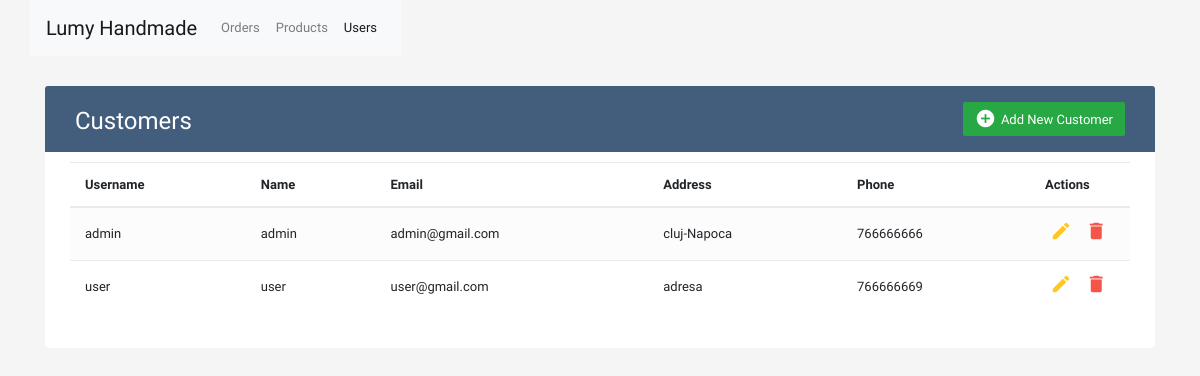
The app's page /users.php (signed in) with its own data.
### tables this page shows
CREATE TABLE `users` (
  `UserID` int(11) NOT NULL,
  `UserName` varchar(128) DEFAULT NULL,
  `Password` varchar(128) DEFAULT NULL,
  `CustomerName` varchar(255) DEFAULT NULL,
  `CustomerPhoneNumber` int(15) DEFAULT NULL,
  `CustomerEmail` varchar(255) DEFAULT NULL,
  `CustomerAddress` varchar(255) DEFAULT NULL,
  `admin` tinyint(1) NOT NULL DEFAULT '0'
);

### inc/helpers.php (called while the page is built, shortened)
<?php
function get_users() {
	global $link;
	$users = [];
	$sql = "SELECT * FROM `users`";
	$stmt = $link->prepare($sql);
	$stmt->execute();
	$result = $stmt->get_result();
	$result_i = 0;
	while ($row = $result->fetch_array(MYSQLI_NUM)) {
		$fields = $result -> fetch_fields();
		foreach ($row as $index => $column) {
			$users[$result_i][$fields[$index]->name] = $column;
		}
		$result_i++;
	}
	return $users;
}
function get_user_by_id($id) {
	global $link;
	$sql = "SELECT * FROM `users` WHERE UserID = ?";
	$stmt = $link->prepare($sql);
	$stmt->bind_param("i", $id);
	$stmt->execute();
	$result = $stmt->get_result();
	$user = [];
	if ( $row = $result->fetch_array(MYSQLI_NUM) ) {
		$fields = $result -> fetch_fields();
		foreach ($row as $index => $column) {
			$user[$fields[$index]->name] = $column;
		}
		return $user;
	}
	return false;
}
function is_logged_in_user_admin() {
	$user = get_user_by_id($_SESSION['id']);
	if ( $user['admin'] === 1 )
		return true;
	return false;
}

### admin/actions.php (called while the page is built, shortened)
<?php
if ( !is_logged_in_user_admin() ) {
	header("Location: " . BASE_URL . "/lumyhandmade/index.php");
	exit();
}

### users.php (the view, shortened to what this page needs)
<?php require_once "../inc/helpers.php" ?>
<?php require_once "actions.php" ?>
<?php
$users = get_users();
?>
<?php require_once "templates/header.php" ?>
	<div class="container-xl">
		<div class="row">
			<nav class="navbar navbar-expand-lg navbar-light bg-light">
                <a class="navbar-brand" href="<?php echo BASE_URL . '/lumyhandmade/admin/orders.php' ?>">Lumy Handmade</a>
				<div class="collapse navbar-collapse" id="navbarNav">
					<ul class="navbar-nav">
						<li class="nav-item">
							<a class="nav-link" href="orders.php">Orders <span class="sr-only">(current)</span></a>
						</li>
						<li class="nav-item">
							<a class="nav-link" href="products.php">Products</a>
						</li>
						<li class="nav-item active">
							<a class="nav-link" href="users.php">Users</a>
						</li>
					</ul>
				</div>
			</nav>
		</div>
		<div class="table-responsive">
			<div class="table-wrapper">
				<div class="table-title">
					<div class="row">
						<div class="col-sm-6">
							<h2>Customers</h2>
						</div>
						<div class="col-sm-6">
							<a href="#addEmployeeModal" id="add-user" class="btn btn-success" data-toggle="modal">
								<i class="material-icons">&#xE147;</i> <span>Add New Customer</span>
							</a>
						</div>
					</div>
				</div>
				<table class="table table-striped table-hover">
					<thead>
					<tr>
						<th>Username</th>
						<th>Name</th>
						<th>Email</th>
						<th>Address</th>
						<th>Phone</th>
						<th>Actions</th>
					</tr>
					</thead>
					<tbody>
					<?php foreach ($users as $index => $user) : ?>
					<tr>
						<td><?php echo $user['UserName'] ?></td>
						<td><?php echo $user['CustomerName'] ?></td>
						<td><?php echo $user['CustomerEmail'] ?></td>
						<td><?php echo $user['CustomerAddress'] ?></td>
						<td><?php echo $user['CustomerPhoneNumber'] ?></td>
						<td>
							<a href="#editEmployeeModal-<?php echo $user['UserID'] ?>" id="edit-user-<?php echo $user['UserID'] ?>" class="edit" data-toggle="modal">
								<i class="material-icons" data-toggle="tooltip" title="Edit">&#xE254;</i>
							</a>
							<a href="?delete_customer&id=<?php echo $user['UserID'] ?>" class="delete" onclick="return confirm('Are you sure you want to delete user <?php echo $user['CustomerName'] ?>?')">
								<i class="material-icons" data-toggle="tooltip" title="Delete">&#xE872;</i>
							</a>
						</td>
					</tr>
					<?php endforeach; ?>
					</tbody>
				</table>
			</div>
		</div>
	</div>
<?php require_once "templates/footer.php" ?>

### admin/css/admin.css (style rules this page uses)
body { color: #566787; background: #f5f5f5; font-family: 'Varela Round', sans-serif; font-size: 13px; }
.table-responsive { margin: 30px 0; }
.table-wrapper { background: #fff; padding: 20px 25px; border-radius: 3px; min-width: 1000px; box-shadow: 0 1px 1px rgba(0,0,0,.05); }
.table-title { padding-bottom: 15px; background: #435d7d; color: #fff; padding: 16px 30px; min-width: 100%; margin: -20px -25px 10px; border-radius: 3px 3px 0 0; }
.table-title h2 { margin: 5px 0 0; font-size: 24px; }
.table-title .btn { color: #fff; float: right; font-size: 13px; border: none; min-width: 50px; border-radius: 2px; border: none; outline: none !important; margin-left: 10px; }
.table-title .btn i { float: left; font-size: 21px; margin-right: 5px; }
.table-title .btn span { float: left; margin-top: 2px; }
table.table tr th, table.table tr td { border-color: #e9e9e9; padding: 12px 15px; vertical-align: middle; }
table.table tr th:last-child { width: 100px; }
table.table-striped tbody tr:nth-of-type(odd) { background-color: #fcfcfc; }
table.table td:last-child i { opacity: 0.9; font-size: 22px; margin: 0 5px; }
table.table td a { font-weight: bold; color: #566787; display: inline-block; text-decoration: none; outline: none !important; }
table.table td a.edit { color: #FFC107; }
table.table td a.delete { color: #F44336; }
table.table td i { font-size: 19px; }

### records on screen
users: UserName "admin", CustomerName "admin", CustomerEmail "admin@gmail.com", CustomerAddress "cluj-Napoca", CustomerPhoneNumber "766666666"
users: UserName "user", CustomerName "user", CustomerEmail "user@gmail.com", CustomerAddress "adresa", CustomerPhoneNumber "766666669"
